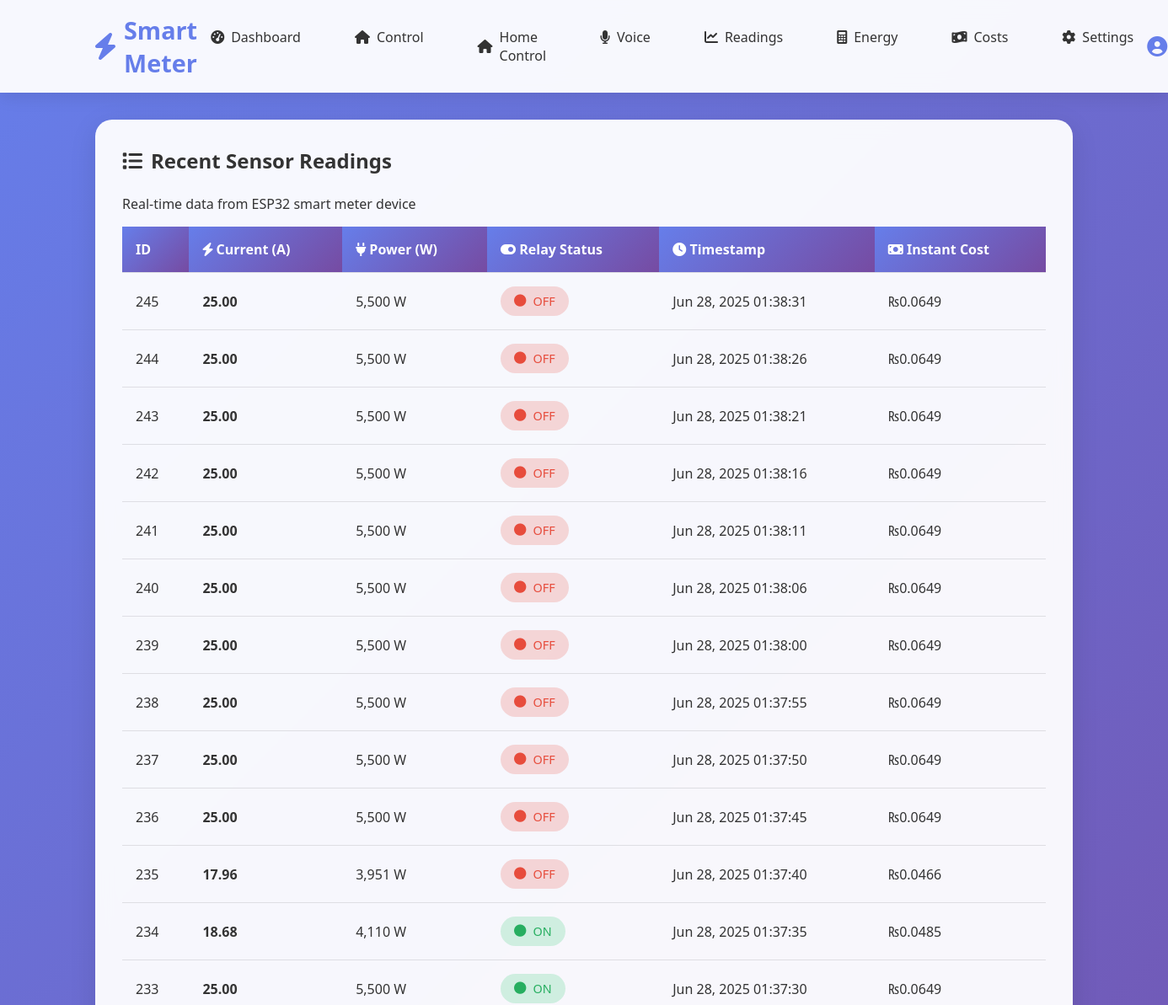
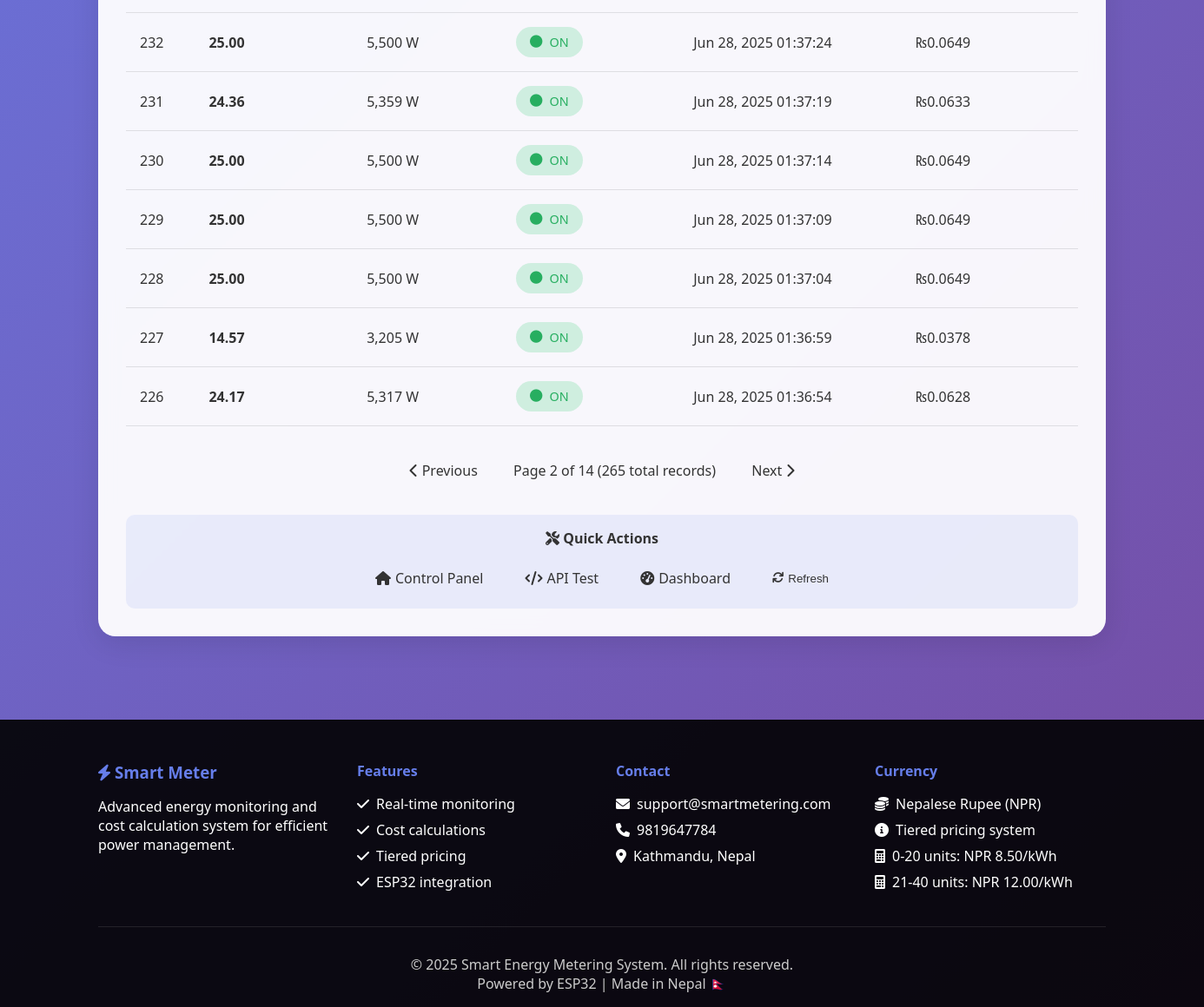
Screenshot of /readings.php?page=2 with the database file from the repository (2 pictures, top to bottom).
### tables this page shows
CREATE TABLE `readings` (
  `id` int(11) NOT NULL,
  `device_id` varchar(50) DEFAULT 'ESP32_001',
  `measured_current` float NOT NULL,
  `voltage` float DEFAULT 220,
  `power_watts` float GENERATED ALWAYS AS (`measured_current` * `voltage`) STORED,
  `relay_status` enum('ON','OFF') DEFAULT 'OFF',
  `temperature` float DEFAULT NULL,
  `humidity` float DEFAULT NULL,
  `signal_strength` int(11) DEFAULT NULL,
  `reading_time` datetime DEFAULT current_timestamp(),
  `created_at` timestamp NOT NULL DEFAULT current_timestamp()
);

### includes/config.php (called while the page is built, shortened)
<?php
$pricing_tiers = [
    ['min' => 0, 'max' => 20, 'price' => 8.50],
    ['min' => 21, 'max' => 40, 'price' => 12.00],
    ['min' => 41, 'max' => 999999, 'price' => 15.50]
];
function calculateTieredCost($units, $tiers) {
    $totalCost = 0;
    $remainingUnits = $units;
    foreach ($tiers as $tier) {
        if ($remainingUnits <= 0) break;
        $tierUnits = min($remainingUnits, $tier['max'] - $tier['min'] + 1);
        if ($units > $tier['min']) {
            $applicableUnits = min($tierUnits, $remainingUnits);
            $totalCost += $applicableUnits * $tier['price'];
            $remainingUnits -= $applicableUnits;
        }
    }
    return $totalCost;
}
?>

### readings.php (the view, shortened to what this page needs)
<?php
require_once 'includes/config.php';
require_once 'includes/header.php';
$page = isset($_GET['page']) ? (int)$_GET['page'] : 1;
$limit = 20;
$offset = ($page - 1) * $limit;
$limit = (int)$limit;
$offset = (int)$offset;
try {
    $countStmt = $pdo->query("SELECT COUNT(*) FROM readings");
    $totalRecords = $countStmt->fetchColumn();
    $totalPages = ceil($totalRecords / $limit);
    $stmt = $pdo->prepare("SELECT * FROM readings ORDER BY reading_time DESC LIMIT :limit OFFSET :offset");
    $stmt->bindValue(':limit', $limit, PDO::PARAM_INT);
    $stmt->bindValue(':offset', $offset, PDO::PARAM_INT);
    $stmt->execute();
    $readings = $stmt->fetchAll(PDO::FETCH_ASSOC);
    global $pricing_tiers;
} catch (PDOException $e) {
    echo "Database Error: " . $e->getMessage();
    $readings = [];
    $totalRecords = 0;
    $totalPages = 0;
}
?>
<div class="container">
    <div class="cost-table">
        <h2><i class="fas fa-list"></i> Recent Sensor Readings</h2>
        <p>Real-time data from ESP32 smart meter device</p>
        <?php if (empty($readings)): ?>
        <div style="text-align: center; padding: 2rem;">
            <i class="fas fa-exclamation-triangle" style="font-size: 2rem; color: #f39c12; margin-bottom: 1rem;"></i>
            <h3>No Readings Found</h3>
            <p>No sensor readings available. Make sure your ESP32 is connected and sending data.</p>
            <a href="api_test.php" class="nav-link" style="display: inline-block; margin-top: 1rem;">
                <i class="fas fa-tools"></i> Test API Connection
            </a>
        </div>
        <?php else: ?>
        <div class="table-responsive">
            <table>
                <thead>
                    <tr>
                        <th>ID</th>
                        <th><i class="fas fa-bolt"></i> Current (A)</th>
                        <th><i class="fas fa-plug"></i> Power (W)</th>
                        <th><i class="fas fa-toggle-on"></i> Relay Status</th>
                        <th><i class="fas fa-clock"></i> Timestamp</th>
                        <th><i class="fas fa-money-bill"></i> Instant Cost</th>
                    </tr>
                </thead>
                <tbody>
                    <?php foreach ($readings as $reading):
                        $power = VOLTAGE * $reading['measured_current'];
                        $instantEnergy = ($power * 5) / (1000 * 3600);
                        $instantCost = calculateTieredCost($instantEnergy, $pricing_tiers);
                    ?>
                    <tr>
                        <td><?php echo htmlspecialchars($reading['id']); ?></td>
                        <td><strong><?php echo number_format($reading['measured_current'], 2); ?></strong></td>
                        <td><?php echo number_format($power, 0); ?> W</td>
                        <td>
                            <span class="status-indicator <?php echo $reading['relay_status'] == 'ON' ? 'status-on' : 'status-off'; ?>">
                                <i class="fas fa-circle"></i>
                                <?php echo htmlspecialchars($reading['relay_status']); ?>
                            </span>
                        </td>
                        <td><?php echo date('M d, Y H:i:s', strtotime($reading['reading_time'])); ?></td>
                        <td>₨<?php echo number_format($instantCost, 4); ?></td>
                    </tr>
                    <?php endforeach; ?>
                </tbody>
            </table>
        </div>
        <?php if ($totalPages > 1): ?>
        <div class="pagination" style="margin-top: 2rem; text-align: center;">
            <?php if ($page > 1): ?>
                <a href="?page=<?php echo $page - 1; ?>" class="nav-link" style="display: inline-block; margin: 0 5px;">
                    <i class="fas fa-chevron-left"></i> Previous
                </a>
            <?php endif; ?>
            <span style="margin: 0 1rem;">
                Page <?php echo $page; ?> of <?php echo $totalPages; ?> (<?php echo number_format($totalRecords); ?> total records)
            </span>
            <?php if ($page < $totalPages): ?>
                <a href="?page=<?php echo $page + 1; ?>" class="nav-link" style="display: inline-block; margin: 0 5px;">
                    Next <i class="fas fa-chevron-right"></i>
                </a>
            <?php endif; ?>
        </div>
        <?php endif; ?>
        <?php endif; ?>
        <div style="text-align: center; margin-top: 2rem; padding: 1rem; background: rgba(102, 126, 234, 0.1); border-radius: 10px;">
            <h4><i class="fas fa-tools"></i> Quick Actions</h4>
            <div style="display: flex; gap: 1rem; justify-content: center; flex-wrap: wrap; margin-top: 1rem;">
                <a href="home.php" class="nav-link" style="display: inline-flex; align-items: center; gap: 5px;">
                    <i class="fas fa-home"></i> Control Panel
                </a>
                <a href="api_test.php" class="nav-link" style="display: inline-flex; align-items: center; gap: 5px;">
                    <i class="fas fa-code"></i> API Test
                </a>
                <a href="dashboard.php" class="nav-link" style="display: inline-flex; align-items: center; gap: 5px;">
                    <i class="fas fa-tachometer-alt"></i> Dashboard
                </a>
                <button onclick="location.reload()" class="nav-link" style="background: none; border: none; cursor: pointer; display: inline-flex; align-items: center; gap: 5px;">
                    <i class="fas fa-sync"></i> Refresh
                </button>
            </div>
        </div>
    </div>
</div>
<?php require_once 'includes/footer.php'; ?>

### assets/style.css (style rules this page uses)
* { margin: 0; padding: 0; box-sizing: border-box; }
body { font-family: "Segoe UI", Tahoma, Geneva, Verdana, sans-serif; background: linear-gradient(135deg, #667eea 0%, #764ba2 100%); min-height: 100vh; color: #333; }
.container { max-width: 1200px; margin: 0 auto; padding: 0 20px; }
.nav-link { text-decoration: none; color: #333; font-weight: 500; padding: 0.5rem 1rem; border-radius: 25px; transition: all 0.3s ease; display: flex; align-items: center; gap: 8px; }
.status-indicator { display: inline-flex; align-items: center; gap: 8px; padding: 0.5rem 1rem; border-radius: 25px; font-weight: 500; font-size: 0.9rem; }
.status-on { background: rgba(46, 204, 113, 0.2); color: #27ae60; }
.status-off { background: rgba(231, 76, 60, 0.2); color: #e74c3c; }
.cost-table { background: rgba(255, 255, 255, 0.95); backdrop-filter: blur(10px); border-radius: 20px; padding: 2rem; box-shadow: 0 8px 32px rgba(0, 0, 0, 0.1); animation: fadeInUp 0.8s ease-out 0.5s both; }
.cost-table h2 { margin-bottom: 1.5rem; color: #333; display: flex; align-items: center; gap: 10px; }
.table-responsive { overflow-x: auto; }
table { width: 100%; border-collapse: collapse; margin-top: 1rem; }
th, td { padding: 1rem; text-align: left; border-bottom: 1px solid rgba(0, 0, 0, 0.1); }
th { background: linear-gradient(135deg, #667eea, #764ba2); color: white; font-weight: 600; position: sticky; top: 0; }
tr { transition: all 0.3s ease; }
td { animation: slideInLeft 0.5s ease-out; animation-fill-mode: both; }
td:nth-child(1) { animation-delay: 0.1s; }
td:nth-child(2) { animation-delay: 0.2s; }
td:nth-child(3) { animation-delay: 0.3s; }
td:nth-child(4) { animation-delay: 0.4s; }

### rows the page displays
readings: id "245", measured_current "25.00", measured_current "5,500", relay_status "OFF", reading_time "Jun 28, 2025 01:38:31", measured_current "0.0649"
readings: id "244", measured_current "25.00", measured_current "5,500", relay_status "OFF", reading_time "Jun 28, 2025 01:38:26", measured_current "0.0649"
readings: id "243", measured_current "25.00", measured_current "5,500", relay_status "OFF", reading_time "Jun 28, 2025 01:38:21", measured_current "0.0649"
readings: id "242", measured_current "25.00", measured_current "5,500", relay_status "OFF", reading_time "Jun 28, 2025 01:38:16", measured_current "0.0649"
readings: id "241", measured_current "25.00", measured_current "5,500", relay_status "OFF", reading_time "Jun 28, 2025 01:38:11", measured_current "0.0649"
readings: id "240", measured_current "25.00", measured_current "5,500", relay_status "OFF", reading_time "Jun 28, 2025 01:38:06", measured_current "0.0649"
readings: id "239", measured_current "25.00", measured_current "5,500", relay_status "OFF", reading_time "Jun 28, 2025 01:38:00", measured_current "0.0649"
readings: id "238", measured_current "25.00", measured_current "5,500", relay_status "OFF", reading_time "Jun 28, 2025 01:37:55", measured_current "0.0649"
readings: id "237", measured_current "25.00", measured_current "5,500", relay_status "OFF", reading_time "Jun 28, 2025 01:37:50", measured_current "0.0649"
readings: id "236", measured_current "25.00", measured_current "5,500", relay_status "OFF", reading_time "Jun 28, 2025 01:37:45", measured_current "0.0649"
readings: id "235", measured_current "17.96", measured_current "3,951", relay_status "OFF", reading_time "Jun 28, 2025 01:37:40", measured_current "0.0466"
readings: id "234", measured_current "18.68", measured_current "4,110", relay_status "ON", reading_time "Jun 28, 2025 01:37:35", measured_current "0.0485"
readings: id "233", measured_current "25.00", measured_current "5,500", relay_status "ON", reading_time "Jun 28, 2025 01:37:30", measured_current "0.0649"
readings: id "232", measured_current "25.00", measured_current "5,500", relay_status "ON", reading_time "Jun 28, 2025 01:37:24", measured_current "0.0649"
readings: id "231", measured_current "24.36", measured_current "5,359", relay_status "ON", reading_time "Jun 28, 2025 01:37:19", measured_current "0.0633"
readings: id "230", measured_current "25.00", measured_current "5,500", relay_status "ON", reading_time "Jun 28, 2025 01:37:14", measured_current "0.0649"
readings: id "229", measured_current "25.00", measured_current "5,500", relay_status "ON", reading_time "Jun 28, 2025 01:37:09", measured_current "0.0649"
readings: id "228", measured_current "25.00", measured_current "5,500", relay_status "ON", reading_time "Jun 28, 2025 01:37:04", measured_current "0.0649"
readings: id "227", measured_current "14.57", measured_current "3,205", relay_status "ON", reading_time "Jun 28, 2025 01:36:59", measured_current "0.0378"
readings: id "226", measured_current "24.17", measured_current "5,317", relay_status "ON", reading_time "Jun 28, 2025 01:36:54", measured_current "0.0628"

### other values shown
$page "2"
$totalPages "14"
$totalRecords "265"
